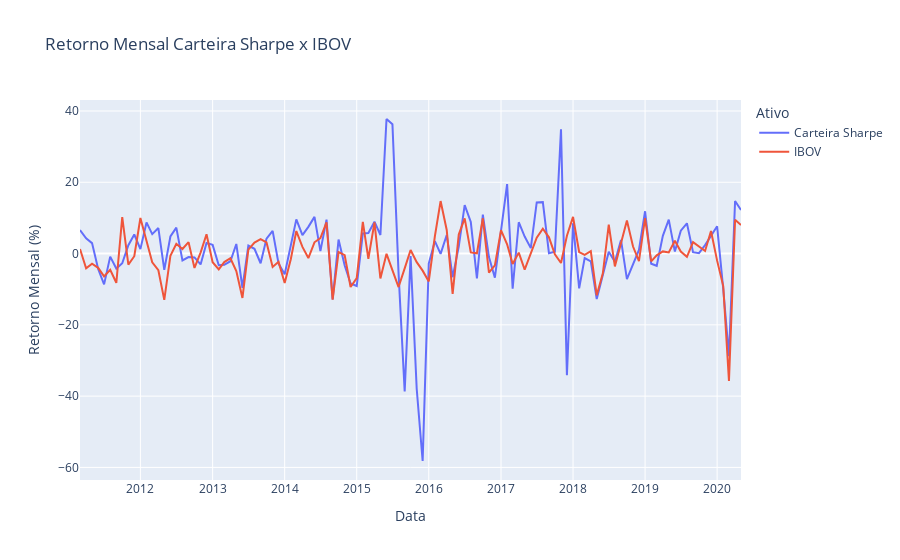

Here is the notebook cell this chart was saved with:
### Code cell
fig = px.line(df_plot1[['Carteira Sharpe', 'IBOV']],
             title="Retorno Mensal Carteira Sharpe x IBOV",
             labels={
                 "variable": "Ativo",  "value": "Retorno Mensal (%)"
             })
# fig.update_xaxes(rangeslider_visible=True)
fig.show()
